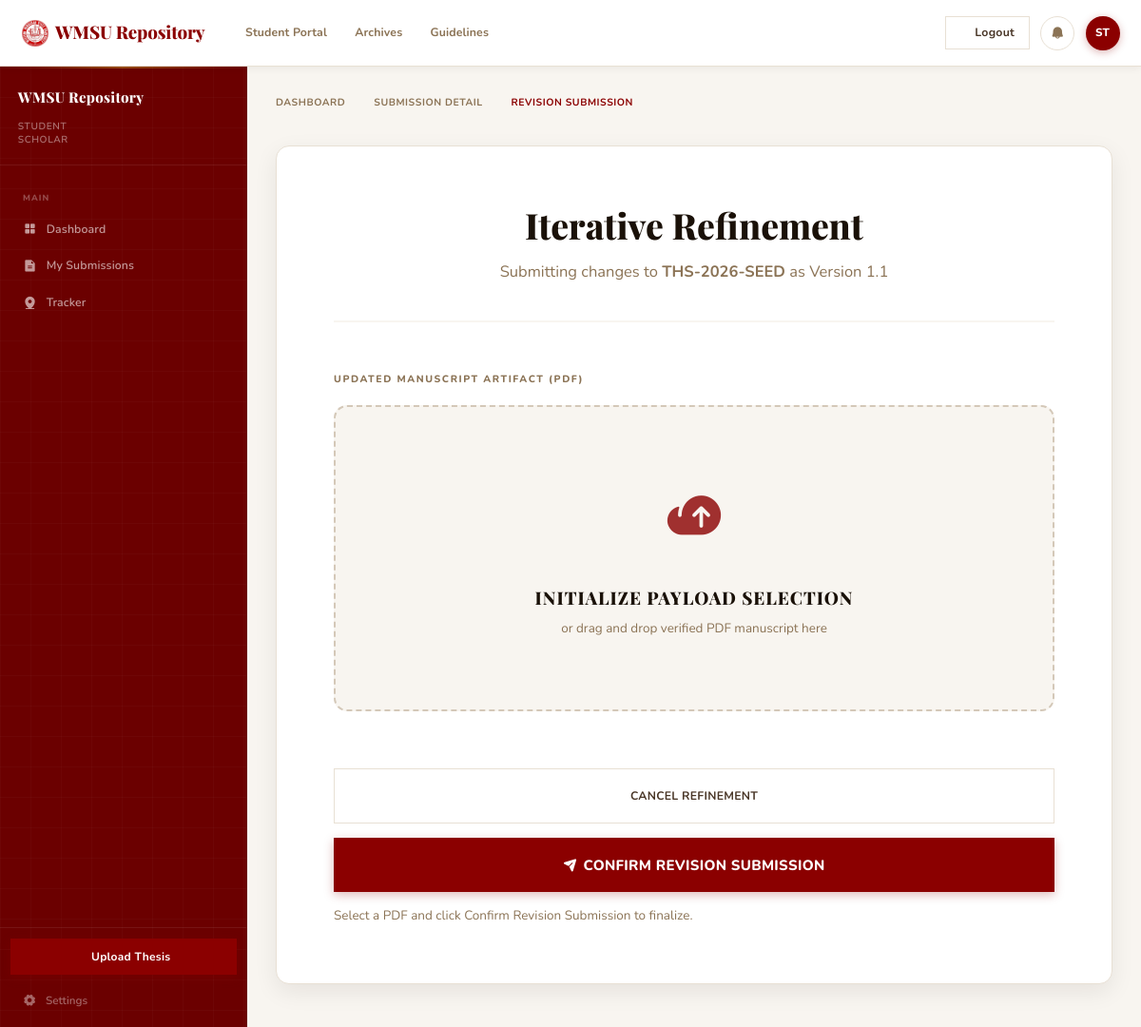
The page /student/resubmit.php?id=1 (signed in) on the database its author committed.
### tables this page shows
CREATE TABLE `theses` (
  `id` int(11) NOT NULL AUTO_INCREMENT,
  `thesis_code` varchar(50) NOT NULL,
  `title` varchar(255) NOT NULL,
  `abstract` text DEFAULT NULL,
  `author_id` int(11) NOT NULL,
  `adviser_id` int(11) DEFAULT NULL,
  `status` enum('draft','pending_review','revision_requested','approved','rejected','archived') NOT NULL DEFAULT 'draft',
  `views` int(11) NOT NULL DEFAULT '0',
  `downloads` int(11) NOT NULL DEFAULT '0',
  `created_at` timestamp NOT NULL DEFAULT CURRENT_TIMESTAMP,
  `updated_at` timestamp NOT NULL DEFAULT CURRENT_TIMESTAMP ON UPDATE CURRENT_TIMESTAMP,
  `hardbound_received_at` datetime DEFAULT NULL,
  PRIMARY KEY (`id`),
  UNIQUE KEY `thesis_code` (`thesis_code`),
  FOREIGN KEY (`author_id`) REFERENCES `users`(`id`) ON DELETE CASCADE,
  FOREIGN KEY (`adviser_id`) REFERENCES `users`(`id`) ON DELETE SET NULL
);

CREATE TABLE `users` (
  `id` int(11) NOT NULL AUTO_INCREMENT,
  `first_name` varchar(100) NOT NULL,
  `last_name` varchar(100) NOT NULL,
  `email` varchar(150) NOT NULL,
  `password` varchar(255) NOT NULL,
  `role` enum('student','adviser') NOT NULL DEFAULT 'student',
  `student_id` varchar(50) DEFAULT NULL,

  `college` varchar(150) DEFAULT NULL,
  `course` varchar(150) DEFAULT NULL,
  `year_level` varchar(20) DEFAULT NULL,
  `status` enum('pending','active','inactive') NOT NULL DEFAULT 'pending',
  `created_at` timestamp NOT NULL DEFAULT CURRENT_TIMESTAMP,
  PRIMARY KEY (`id`),
  UNIQUE KEY `email` (`email`)
);

CREATE TABLE `thesis_versions` (
  `id` int(11) NOT NULL AUTO_INCREMENT,
  `thesis_id` int(11) NOT NULL,
  `version_number` varchar(20) NOT NULL,
  `file_path` varchar(255) NOT NULL,
  `file_size` int(11) NOT NULL,
  `status` enum('pending','approved','rejected') NOT NULL DEFAULT 'pending',
  `feedback` text DEFAULT NULL,
  `submitted_at` timestamp NOT NULL DEFAULT CURRENT_TIMESTAMP,
  PRIMARY KEY (`id`),
  FOREIGN KEY (`thesis_id`) REFERENCES `theses`(`id`) ON DELETE CASCADE
);

### includes/session.php (called while the page is built, shortened)
<?php
function current_user() {
    return isset($_SESSION['user']) ? $_SESSION['user'] : null;
}

### student/resubmit.php (the view, shortened to what this page needs)
<?php
require_once __DIR__ . '/../includes/session.php';
$user = current_user();
$thesis_id = $_GET['id'] ?? null;
$stmt = $pdo->prepare("SELECT t.*, u.first_name as adviser_first, u.last_name as adviser_last
                       FROM theses t
                       LEFT JOIN users u ON t.adviser_id = u.id
                       WHERE t.id = :id AND t.author_id = :author_id");
$stmt->execute(['id' => $thesis_id, 'author_id' => $user['id']]);
$thesis = $stmt->fetch();
$vStmt = $pdo->prepare("SELECT * FROM thesis_versions WHERE thesis_id = :thesis_id ORDER BY id DESC LIMIT 1");
$vStmt->execute(['thesis_id' => $thesis_id]);
$latestVersion = $vStmt->fetch();
?>
<?php
require_once __DIR__ . '/../includes/layout_top.php';
require_once __DIR__ . '/../includes/layout_sidebar.php';
?>
  <main class="main-content">
    <nav style="margin-bottom: 2.5rem; font-size: 0.7rem; color: var(--text-muted); font-weight: 700; text-transform: uppercase; letter-spacing: 0.05em;">
       <a href="index.php" style="color:var(--text-muted); text-decoration:none;">DASHBOARD</a>
       <i class="ph ph-caret-right" style="margin: 0 0.5rem; opacity:0.5;"></i>
       <a href="tracker.php?id=<?= $thesis_id ?>" style="color:var(--text-muted); text-decoration:none;">SUBMISSION DETAIL</a>
       <i class="ph ph-caret-right" style="margin: 0 0.5rem; opacity:0.5;"></i>
       <span style="color:var(--crimson);">REVISION SUBMISSION</span>
    </nav>
    <form id="resubmit-form" action="" method="POST" enctype="multipart/form-data" class="resubmit-card">
      <header class="resubmit-header">
         <h1>Iterative Refinement</h1>
         <p>Submitting changes to <strong><?= htmlspecialchars($thesis['thesis_code']) ?></strong> as Version <?= htmlspecialchars(isset($latestVersion['version_number']) ? number_format(floatval($latestVersion['version_number']) + 0.1, 1) : "1.0") ?></p>
      </header>
      <div class="form-section">
         <span class="form-label">Updated Manuscript Artifact (PDF)</span>
         <div class="dropzone-refined" onclick="document.getElementById('file-field').click()">
            <div class="dropzone-icon"><i class="ph-fill ph-cloud-arrow-up"></i></div>
            <h4 id="file-label" style="font-family: var(--font-serif); font-size: 1.25rem; font-weight: 800; margin-bottom: 0.5rem; color: var(--text-dark);">Initialize Payload Selection</h4>
            <p style="font-size: 0.9rem; color: var(--text-muted);">or drag and drop verified PDF manuscript here</p>
         </div>
      </div>
      <div style="display: flex; flex-direction: column; gap: 1rem; margin-top: 4rem;">
         <a href="tracker.php?id=<?= $thesis_id ?>" class="btn btn-secondary" style="width: 100%; justify-content: center; text-decoration: none; padding: 1.25rem;">CANCEL REFINEMENT</a>
         <button type="button" id="confirmRevisionBtn" class="btn btn-primary" disabled style="width: 100%; justify-content: center; padding: 1.25rem; font-weight: 800; font-size: 1rem;">
            <i class="ph-fill ph-paper-plane-tilt"></i> CONFIRM REVISION SUBMISSION
         </button>
         <p id="confirmHint" style="margin:0; font-size:0.9rem; color:var(--text-muted);">Select a PDF and click Confirm Revision Submission to finalize.</p>
      </div>
    </form>
  </main>
<?php require_once __DIR__ . '/../includes/layout_bottom.php'; ?>

### includes/layout_top.php (shortened to what this page needs)
<!DOCTYPE html>
<html lang="en">
<head>
  <link rel="stylesheet" href="<?= BASE_URL ?>assets/fonts/google/css/nunito.css">
  <link rel="stylesheet" href="<?= BASE_URL ?>assets/fonts/google/css/playfair-display.css">
  <link rel="stylesheet" href="<?= BASE_URL ?>assets/vendor/phosphor/css/phosphor-all.css">
  <link rel="stylesheet" href="<?= BASE_URL ?>assets/css/global.css?v=<?= filemtime(__DIR__ . '/../assets/css/global.css') ?>">
  <link rel="stylesheet" href="<?= BASE_URL ?>assets/css/dashboard.css?v=<?= filemtime(__DIR__ . '/../assets/css/dashboard.css') ?>">
</head>
<body>
<header class="topbar">
  <div class="topbar-left">
<?php
    $role = $user['role'] ?? 'student';
    $portalFolder = $role === 'adviser' ? 'faculty' : $role;
    $homePage = 'index.php';
    $portalHome = BASE_URL . $portalFolder . '/' . $homePage;
?>
    <a href="<?= $portalHome ?>" class="logo">
      <img src="<?= BASE_URL ?>assets/images/wmsu-logo.png" alt="WMSU"
        onerror="this.style.display='none'; this.nextElementSibling.style.display='inline';">
      WMSU Repository
    </a>
    <nav class="topbar-nav">
      <a href="<?= $portalHome ?>" class="<?= (isset($current_page) && $current_page == $homePage) ? 'active' : '' ?>">
        <?= ($role === 'student') ? 'Student Portal' : 'Dashboard' ?>
      </a>
      <a href="<?= BASE_URL ?>public/archive.php">Archives</a>
      <a href="<?= BASE_URL ?>public/guidelines.php">Guidelines</a>
    </nav>
  </div>
  <div class="topbar-right">
    <a href="<?= BASE_URL ?>auth/logout.php" class="btn btn-secondary" style="text-decoration:none;">
      <i class="ph ph-sign-out"></i> Logout
    </a>
    <a href="<?= BASE_URL ?>user/notifications.php" class="icon-btn" title="Notifications" style="position: relative;">
      <i class="ph-fill ph-bell"></i>
    </a>
    <a href="<?= BASE_URL ?>user/profile.php" class="user-avatar" title="My Profile Settings" style="text-decoration:none;">
      <?= htmlspecialchars(strtoupper(substr($user['first_name'] ?? 'U', 0, 1) . substr($user['last_name'] ?? 'U', 0, 1))) ?>
    </a>
  </div>
</header>

### assets/css/global.css (style rules this page uses)
*, *::before, *::after { box-sizing: border-box; margin: 0; padding: 0; }
html { font-size: 16px; scroll-behavior: smooth; -webkit-text-size-adjust: 100%; }
body { font-family: var(--font-base); color: var(--text-dark); background-color: var(--off-white); line-height: 1.6; -webkit-font-smoothing: antialiased; -moz-osx-font-smoothing: grayscale; }
h1, h2, h3 { font-family: var(--font-serif); color: var(--text-dark); font-weight: 800; line-height: 1.2; margin-bottom: 1rem; }
h4, h5, h6 { font-family: var(--font-base); color: var(--text-dark); font-weight: 800; text-transform: uppercase; letter-spacing: 0.05em; font-size: 0.75rem; margin-bottom: 0.5rem; }
a { color: inherit; text-decoration: none; transition: all var(--transition-fast); }
.btn { display: inline-flex; align-items: center; justify-content: center; gap: 0.6rem; padding: 0.75rem 1.5rem; font-weight: 700; font-size: 0.82rem; border-radius: var(--radius-sm); transition: all var(--transition); cursor: pointer; letter-spacing: 0.02em; }
.btn-primary { background: var(--crimson); color: #FFFFFF; }
.btn-secondary { background: var(--surface); color: var(--text-dark); border: 1px solid var(--border); }

### assets/css/dashboard.css (style rules this page uses)
*, *::before, *::after { box-sizing: border-box; margin: 0; padding: 0; }
html, body { height: 100%; font-family: 'Nunito', sans-serif; background: var(--off-white); color: var(--text-dark); font-size: 15px; line-height: 1.5; }
.topbar { position: fixed; top: 0; left: 0; right: 0; height: var(--topbar-h); background: var(--surface); border-bottom: 1px solid var(--border); display: flex; align-items: center; justify-content: space-between; padding: 0 1.5rem; z-index: 100; box-shadow: var(--shadow-sm); }
.topbar-left { display: flex; align-items: center; gap: 2rem; }
.logo { display: flex; align-items: center; gap: 0.5rem; font-family: var(--font-serif); font-size: 1.25rem; font-weight: 800; color: var(--crimson); text-decoration: none; letter-spacing: -0.01em; }
.logo img { width: 28px; height: 28px; object-fit: contain; }
.topbar-nav { display: flex; align-items: center; gap: 0.25rem; }
.topbar-nav a { font-size: 0.82rem; font-weight: 700; color: var(--text-muted); text-decoration: none; padding: 0.4rem 0.85rem; border-radius: var(--radius-xs); transition: all var(--transition); letter-spacing: 0.01em; }
.topbar-right { display: flex; align-items: center; gap: 0.75rem; }
.icon-btn { width: 36px; height: 36px; border-radius: 50%; border: 1px solid var(--border); background: transparent; cursor: pointer; display: flex; align-items: center; justify-content: center; color: var(--text-muted); font-size: 1rem; transition: all var(--transition); }
.user-avatar { width: 36px; height: 36px; background: var(--crimson); color: #fff; border-radius: 50%; display: flex; align-items: center; justify-content: center; font-size: 0.78rem; font-weight: 800; letter-spacing: 0.02em; flex-shrink: 0; box-shadow: 0 2px 8px rgba(139,0,0,0.3); }
.main-content { flex: 1; margin-left: var(--sidebar-w); padding: 2rem 2rem 3rem; min-height: calc(100vh - var(--topbar-h)); }
.btn { display: inline-flex; align-items: center; gap: 0.4rem; padding: 0.5rem 1rem; font-family: 'Nunito', sans-serif; font-size: 0.82rem; font-weight: 700; border-radius: var(--radius-xs); border: none; cursor: pointer; text-decoration: none; transition: all var(--transition); white-space: nowrap; }
.btn-primary { background: var(--crimson); color: #fff; box-shadow: 0 3px 10px rgba(139,0,0,0.28); }
.btn-secondary { background: transparent; color: var(--text-mid); border: 1px solid var(--border); }

### rows shown on the page
theses: adviser.last_name "ST", thesis_code "THS-2026-SEED"
thesis_versions: version_number "1.1"
